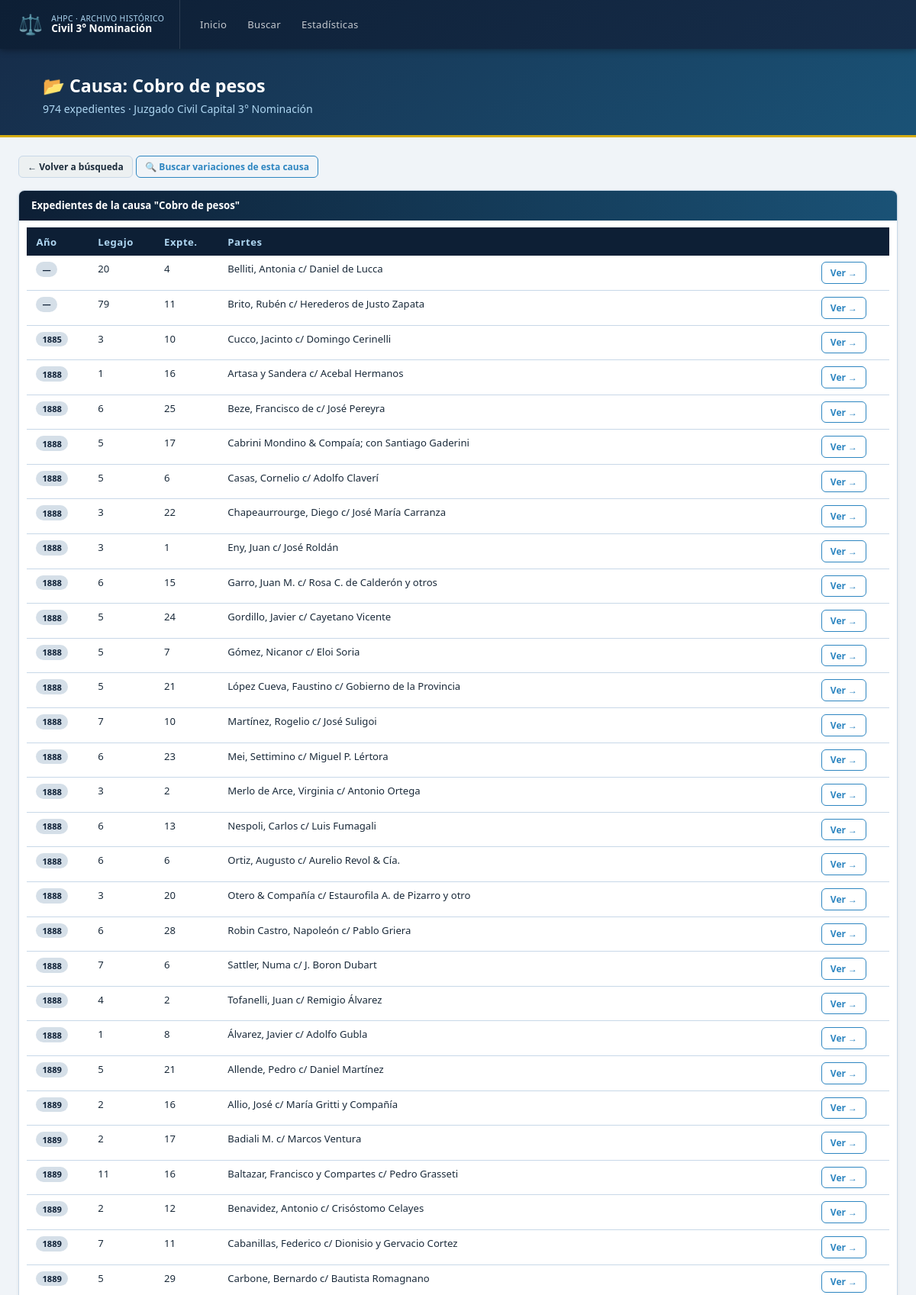
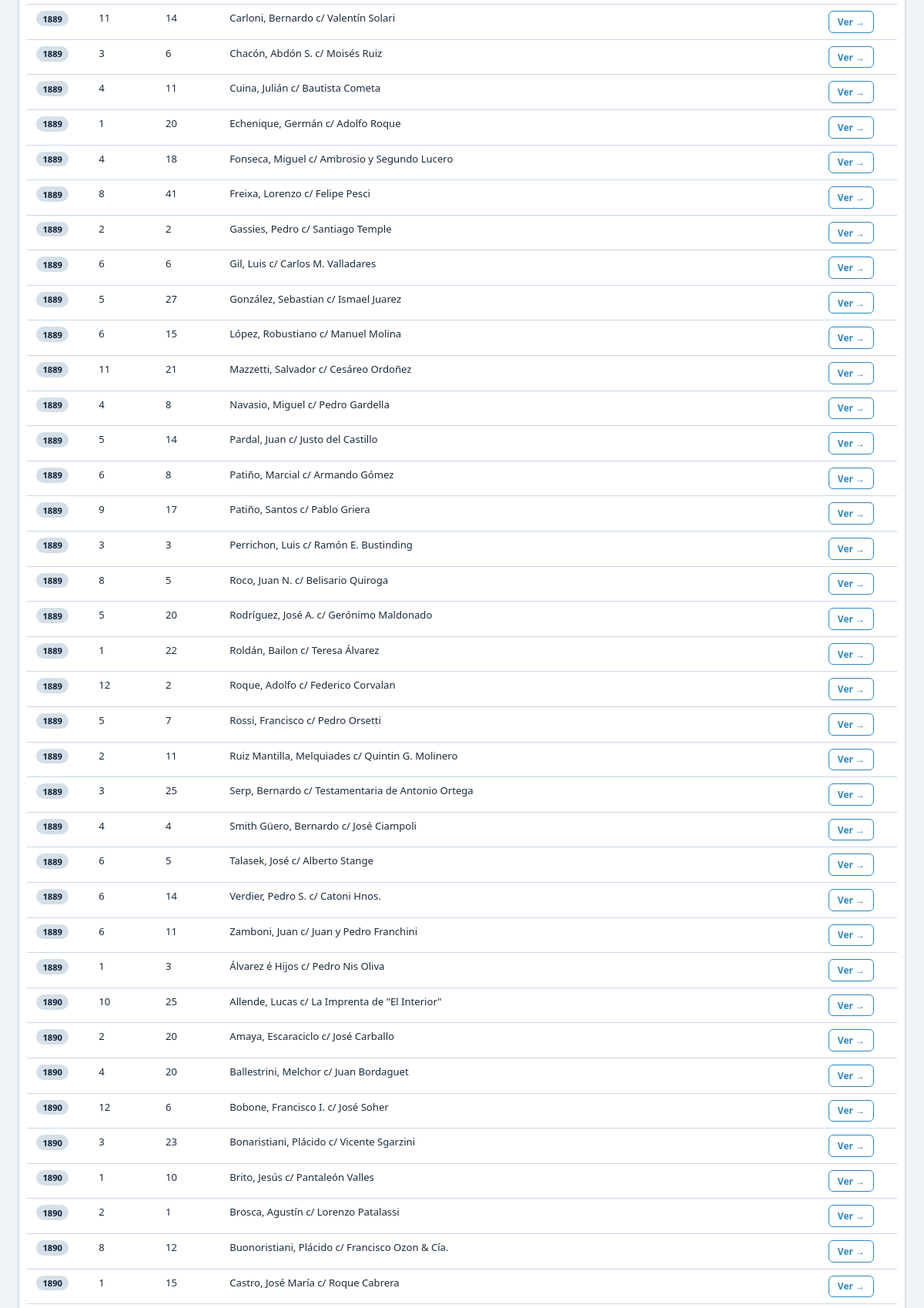
The app's page /causa/Cobro de pesos (upper part) with its own data (2 pictures, top to bottom).
### tables this page shows
CREATE TABLE registros (
    id INTEGER PRIMARY KEY AUTOINCREMENT,
    anio INTEGER,
    legajo TEXT,
    expediente TEXT,
    partes TEXT,
    causa TEXT
);

### app.py (the view)
@app.route('/causa/<path:nombre>')
def por_causa(nombre):
    rows = query("""SELECT id, anio, legajo, expediente, partes, causa
                    FROM registros WHERE causa = ?
                    ORDER BY anio ASC, partes ASC""", (nombre,))
    if not rows:
        return "Causa no encontrada", 404
    return render_template('por_causa.html', causa=nombre, registros=[dict(r) for r in rows])

### app.py (called while the page is built)
def get_db():
    conn = sqlite3.connect(DB_PATH)
    conn.row_factory = sqlite3.Row
    return conn

def query(sql, params=()):
    conn = get_db()
    cur = conn.cursor()
    cur.execute(sql, params)
    rows = cur.fetchall()
    conn.close()
    return rows

### templates/por_causa.html (shortened to what this page needs)
{% extends "base.html" %}
{% block content %}
<div class="page-header">
  <div class="container" style="padding-top:0;padding-bottom:0">
    <h1>📂 Causa: {{ causa }}</h1>
    <p>{{ registros|length }} expediente{{ 's' if registros|length != 1 }} · Juzgado Civil Capital 3° Nominación</p>
  </div>
</div>
<div class="container">
  <div style="margin-bottom:1rem">
    <a href="/buscar" class="btn btn-secondary btn-sm">← Volver a búsqueda</a>
    <a href="/buscar?causa={{ causa|urlencode }}" class="btn btn-outline btn-sm">🔍 Buscar variaciones de esta causa</a>
  </div>
  <div class="card">
    <div class="card-header">Expedientes de la causa "{{ causa }}"</div>
    <div class="card-body" style="padding:.6rem">
      <div class="tbl-wrap">
        <table>
          <thead>
            <tr><th>Año</th><th>Legajo</th><th>Expte.</th><th>Partes</th><th></th></tr>
          </thead>
          <tbody>
            {% for r in registros %}
            <tr>
              <td><span class="badge badge-navy">{{ r.anio or '—' }}</span></td>
              <td>{{ r.legajo or '' }}</td>
              <td>{{ r.expediente or '' }}</td>
              <td>{{ r.partes or '' }}</td>
              <td><a href="/detalle/{{ r.id }}" class="btn btn-outline btn-sm">Ver →</a></td>
            </tr>
            {% endfor %}
          </tbody>
        </table>
      </div>
    </div>
  </div>
</div>
{% endblock %}

### templates/base.html (style rules this page uses)
:root { --navy: #0d1f35; --navy2: #162d4a; --blue: #1a5276; --accent: #2e86c1; --light: #aed6f1; --gold: #d4ac0d; --bg: #f0f4f8; --card: #ffffff; --text: #1a2a3a; --muted: #7f8c8d; --border: #c8d8e8; }
*, *::before, *::after { box-sizing: border-box; margin: 0; padding: 0; }
body { font-family: 'Segoe UI', system-ui, sans-serif; background: var(--bg); color: var(--text); min-height: 100vh; }
.page-header { background: linear-gradient(135deg, var(--navy2) 0%, var(--blue) 100%); color: #fff; padding: 2rem 2rem 1.6rem; border-bottom: 3px solid var(--gold); }
.page-header h1 { font-size: 1.45rem; font-weight: 700; }
.page-header p { font-size: .88rem; color: var(--light); margin-top: .3rem; }
.container { max-width: 1200px; margin: 0 auto; padding: 1.5rem 1.5rem; }
.card { background: var(--card); border: 1px solid var(--border); border-radius: 8px; overflow: hidden; box-shadow: 0 1px 4px rgba(0,0,0,.07); }
.card-header { background: linear-gradient(90deg, var(--navy) 0%, var(--blue) 100%); color: #fff; padding: .65rem 1rem; font-size: .83rem; font-weight: 600; display: flex; align-items: center; gap: .5rem; }
.card-body { padding: 1rem; }
.tbl-wrap { overflow-x: auto; }
table { width: 100%; border-collapse: collapse; font-size: .82rem; }
table thead th { background: var(--navy); color: var(--light); padding: .6rem .8rem; text-align: left; font-weight: 600; letter-spacing: .04em; white-space: nowrap; }
table tbody tr { border-bottom: 1px solid var(--border); transition: background .1s; }
table tbody td { padding: .5rem .8rem; vertical-align: top; }
table tbody td a { color: var(--accent); text-decoration: none; }
.badge { display: inline-block; padding: .15rem .5rem; border-radius: 12px; font-size: .7rem; font-weight: 600; white-space: nowrap; }
.badge-navy { background: #d5dfe8; color: var(--navy); }
.btn { display: inline-flex; align-items: center; gap: .4rem; padding: .55rem 1.1rem; border-radius: 6px; font-size: .83rem; font-weight: 600; cursor: pointer; border: none; transition: all .15s; text-decoration: none; }
.btn-secondary { background: #ecf0f1; color: var(--text); border: 1px solid var(--border); }
.btn-outline { background: transparent; color: var(--accent); border: 1.5px solid var(--accent); }
.btn-sm { padding: .3rem .7rem; font-size: .75rem; }

### records on screen
registros: anio "—", legajo "20", expediente "4", partes "Belliti, Antonia c/ Daniel de Lucca"
registros: anio "—", legajo "79", expediente "11", partes "Brito, Rubén c/ Herederos de Justo Zapata"
registros: anio "1888", legajo "1", expediente "16", partes "Artasa y Sandera c/ Acebal Hermanos"
registros: anio "1888", legajo "6", expediente "25", partes "Beze, Francisco de c/ José Pereyra"
registros: anio "1888", legajo "5", expediente "17", partes "Cabrini Mondino & Compaía; con Santiago Gaderini"
registros: anio "1888", legajo "5", expediente "6", partes "Casas, Cornelio c/ Adolfo Claverí"
registros: anio "1888", legajo "1", expediente "8", partes "Álvarez, Javier c/ Adolfo Gubla"
registros: anio "1889", legajo "5", expediente "21", partes "Allende, Pedro c/ Daniel Martínez"
registros: anio "1889", legajo "2", expediente "16", partes "Allio, José c/ María Gritti y Compañía"
registros: anio "1889", legajo "2", expediente "17", partes "Badiali M. c/ Marcos Ventura"
registros: anio "1889", legajo "11", expediente "16", partes "Baltazar, Francisco y Compartes c/ Pedro Grasseti"
registros: anio "1889", legajo "2", expediente "12", partes "Benavidez, Antonio c/ Crisóstomo Celayes"
registros: anio "1889", legajo "7", expediente "11", partes "Cabanillas, Federico c/ Dionisio y Gervacio Cortez"
registros: anio "1889", legajo "5", expediente "29", partes "Carbone, Bernardo c/ Bautista Romagnano"
registros: anio "1889", legajo "11", expediente "14", partes "Carloni, Bernardo c/ Valentín Solari"
registros: anio "1889", legajo "1", expediente "3", partes "Álvarez é Hijos c/ Pedro Nis Oliva"
registros: anio "1890", legajo "10", expediente "25", partes "Allende, Lucas c/ La Imprenta de \"El Interior\""
registros: anio "1890", legajo "2", expediente "20", partes "Amaya, Escaraciclo c/ José Carballo"
registros: anio "1890", legajo "4", expediente "20", partes "Ballestrini, Melchor c/ Juan Bordaguet"
registros: anio "1890", legajo "12", expediente "6", partes "Bobone, Francisco I. c/ José Soher"
registros: anio "1890", legajo "3", expediente "23", partes "Bonaristiani, Plácido c/ Vicente Sgarzini"
registros: anio "1890", legajo "1", expediente "10", partes "Brito, Jesús c/ Pantaleón Valles"
registros: anio "1890", legajo "2", expediente "1", partes "Brosca, Agustín c/ Lorenzo Patalassi"
registros: anio "1890", legajo "8", expediente "12", partes "Buonoristiani, Plácido c/ Francisco Ozon & Cía."
registros: anio "1890", legajo "1", expediente "15", partes "Castro, José María c/ Roque Cabrera"

### other values on screen
{{ causa }} "Cobro de pesos"
{{ registros|length }} "974"
{{ 's' if registros|length != 1 }} "s"
{{ r.anio or '—' }} "1885" "1888" "1888" "1888" "1888" "1888" "1888" "1888" "1888" "1888" "1888" "1888" "1888" "1888" "1888" "1888" "1889" "1889" "1889" "1889" "1889" "1889" "1889" "1889" "1889" "1889" "1889" "1889" "1889" "1889" "1889" "1889" "1889" "1889" "1889" "1889" "1889" "1889" "1889" "1889" "1889" "1889"
{{ r.legajo or '' }} "3" "3" "3" "6" "5" "5" "5" "7" "6" "3" "6" "6" "3" "6" "7" "4" "3" "4" "1" "4" "8" "2" "6" "5" "6" "11" "4" "5" "6" "9" "3" "8" "5" "1" "12" "5" "2" "3" "4" "6" "6" "6"
{{ r.expediente or '' }} "10" "22" "1" "15" "24" "7" "21" "10" "23" "2" "13" "6" "20" "28" "6" "2" "6" "11" "20" "18" "41" "2" "6" "27" "15" "21" "8" "14" "8" "17" "3" "5" "20" "22" "2" "7" "11" "25" "4" "5" "14" "11"
{{ r.partes or '' }} "Cucco, Jacinto c/ Domingo Cerinelli" "Chapeaurrourge, Diego c/ José María Carranza" "Eny, Juan c/ José Roldán" "Garro, Juan M. c/ Rosa C. de Calderón y otros" "Gordillo, Javier c/ Cayetano Vicente" "Gómez, Nicanor c/ Eloi Soria" "López Cueva, Faustino c/ Gobierno de la Provincia" "Martínez, Rogelio c/ José Suligoi" "Mei, Settimino c/ Miguel P. Lértora" "Merlo de Arce, Virginia c/ Antonio Ortega" "Nespoli, Carlos c/ Luis Fumagali" "Ortiz, Augusto c/ Aurelio Revol & Cía." "Otero & Compañía c/ Estaurofila A. de Pizarro y otro" "Robin Castro, Napoleón c/ Pablo Griera" "Sattler, Numa c/ J. Boron Dubart" "Tofanelli, Juan c/ Remigio Álvarez" "Chacón, Abdón S. c/ Moisés Ruiz" "Cuina, Julián c/ Bautista Cometa" "Echenique, Germán c/ Adolfo Roque" "Fonseca, Miguel c/ Ambrosio y Segundo Lucero" "Freixa, Lorenzo c/ Felipe Pesci" "Gassies, Pedro c/ Santiago Temple" "Gil, Luis c/ Carlos M. Valladares" "González, Sebastian c/ Ismael Juarez" "López, Robustiano c/ Manuel Molina" "Mazzetti, Salvador c/ Cesáreo Ordoñez" "Navasio, Miguel c/ Pedro Gardella" "Pardal, Juan c/ Justo del Castillo" "Patiño, Marcial c/ Armando Gómez" "Patiño, Santos c/ Pablo Griera" "Perrichon, Luis c/ Ramón E. Bustinding" "Roco, Juan N. c/ Belisario Quiroga" "Rodríguez, José A. c/ Gerónimo Maldonado" "Roldán, Bailon c/ Teresa Álvarez" "Roque, Adolfo c/ Federico Corvalan" "Rossi, Francisco c/ Pedro Orsetti" "Ruiz Mantilla, Melquiades c/ Quintin G. Molinero" "Serp, Bernardo c/ Testamentaria de Antonio Ortega" "Smith Güero, Bernardo c/ José Ciampoli" "Talasek, José c/ Alberto Stange" "Verdier, Pedro S. c/ Catoni Hnos." "Zamboni, Juan c/ Juan y Pedro Franchini"
